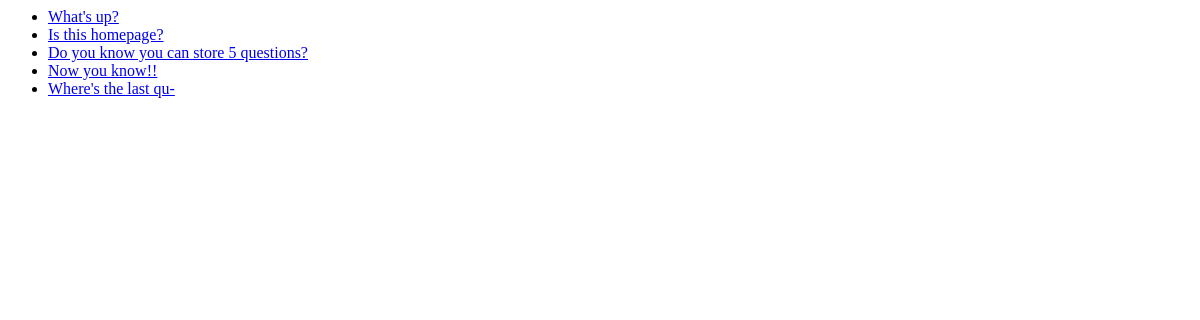
Before: /polls/ with the older database file.
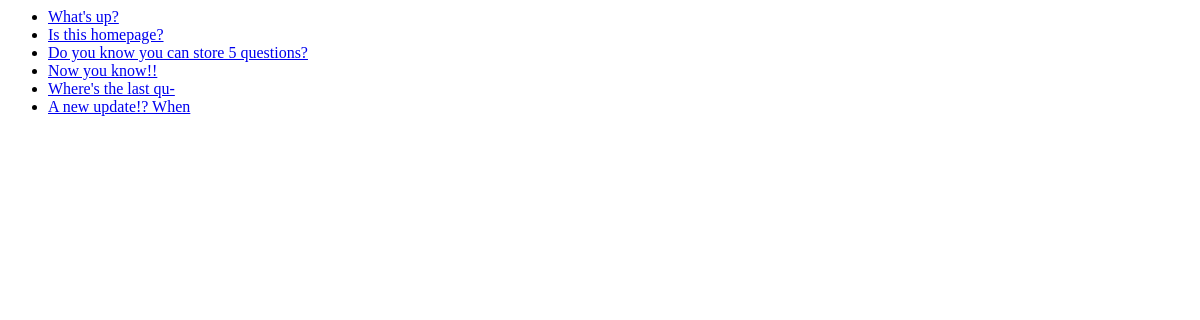
After: the same page with the newer database file.
### polls/models.py (models this page shows, shortened)
class Question(models.Model):
    question_text = models.CharField(max_length=200)
    pub_date = models.DateTimeField("date published")

### polls/views.py (the view)
# urls.py: path("", views.index, name="index"),
def index(request):
    latest_question_list = Question.objects.all()
    context = {'latest_question_list': latest_question_list}
    return render(request, 'polls/index.html', context)

### polls/templates/polls/index.html
{% if latest_question_list %}
    <ul>
    {% for question in latest_question_list %}
        <li><a href="{% url 'polls:detail' question.id %}">{{ question.question_text }}</a></li>
    {% endfor %}
    </ul>
{% else %}
    <p>No polls are available.</p>
{% endif %}

Changed rows visible on the page:
added Question: question_text "A new update!? When"
